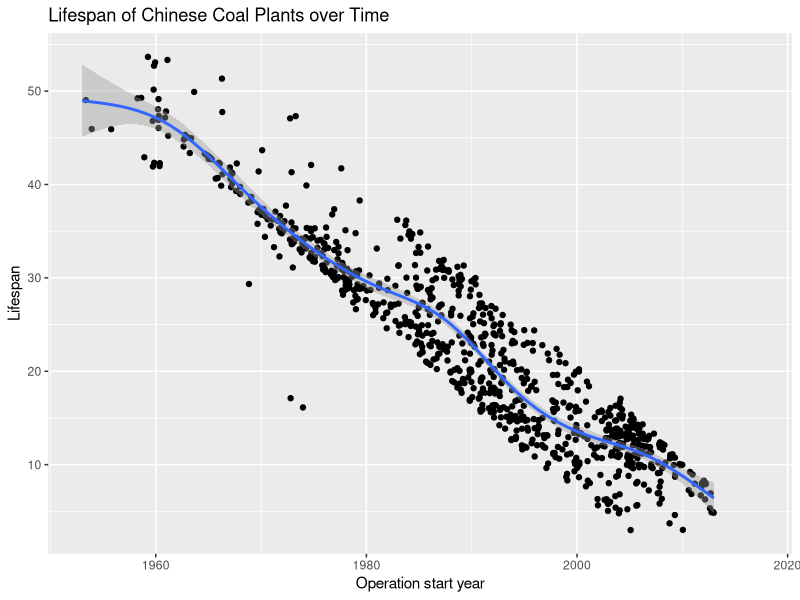
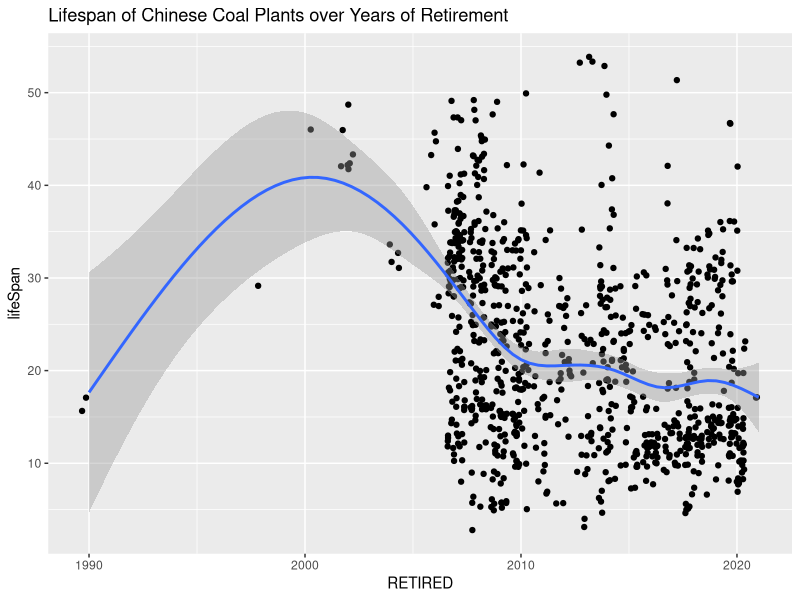
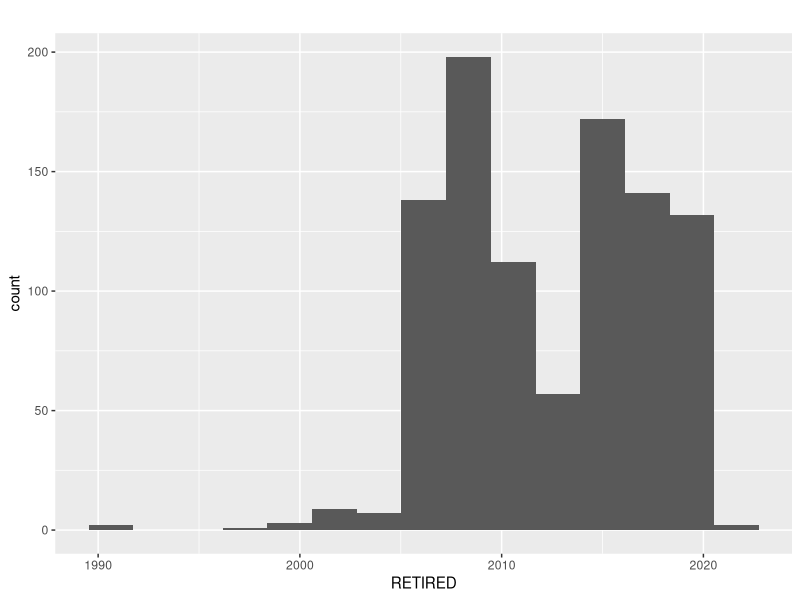
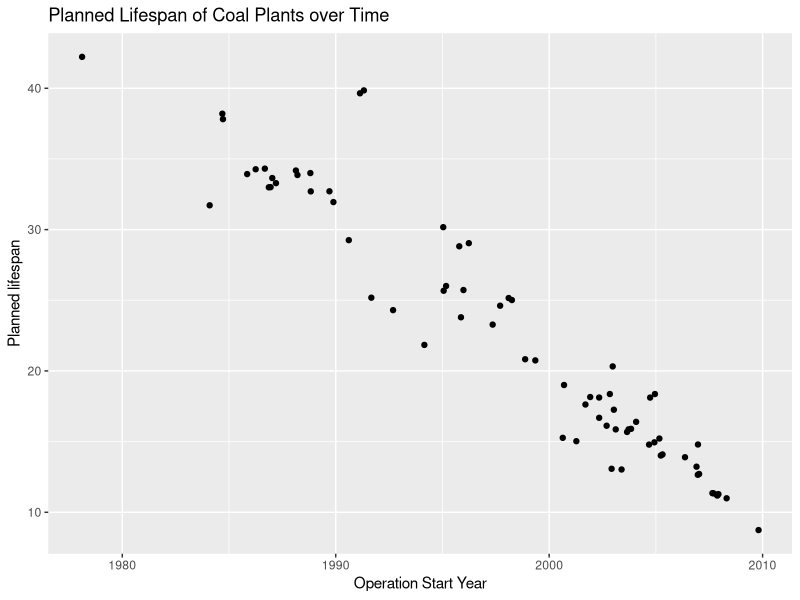
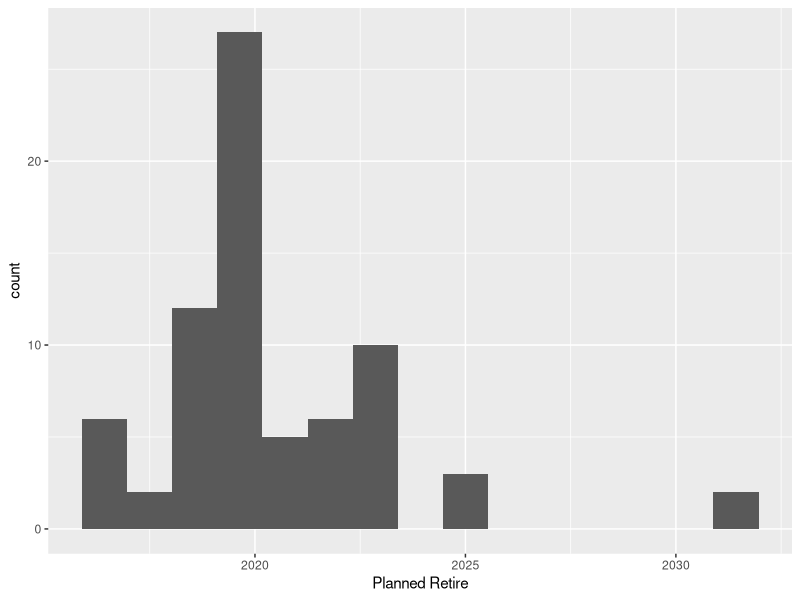
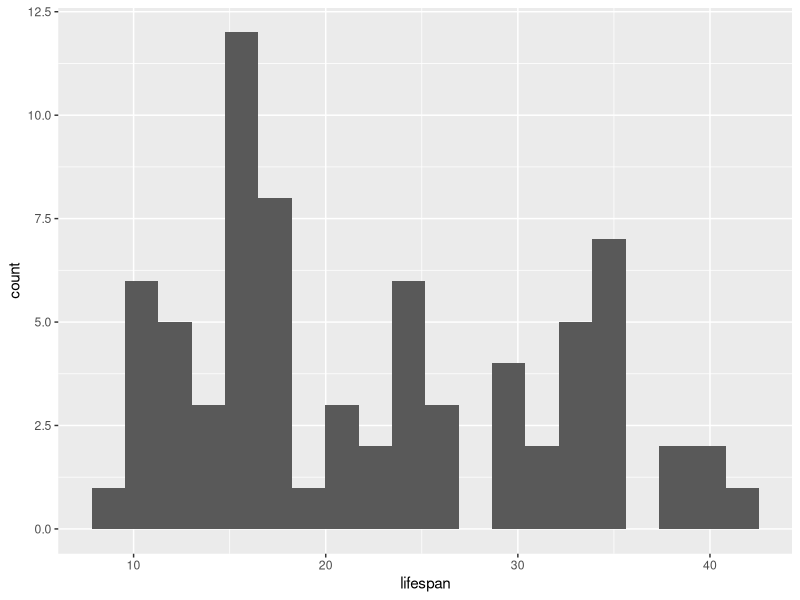

Here is the R script that generated these plots, in order: (Note: this script raises an error after producing the figures.)
library(tidyverse)

coal <- read_csv("./data/processed_data/china_coal.csv")
gas <- read_csv("./data/processed_data/china_gas.csv")

# ----------------- Exploratory analysis --------------------------------------------

# Check the trend in retirement year for coal
df_coal_retire_trend <- 
  coal %>% filter(Status == "retired")

df_coal_retire_trend <- 
  df_coal_retire_trend %>% mutate(lifeSpan = RETIRED - Year)

# mean lifespan: 22 years
avg_lifetime <- mean(df_coal_retire_trend$lifeSpan, na.rm=T) %>% floor()

# In retired plants, lifespan vs starting year
ggplot(df_coal_retire_trend, aes(y = lifeSpan, x = Year)) + 
  geom_point(position = "jitter") + 
  geom_smooth() + 
  labs(title = "Lifespan of Chinese Coal Plants over Time", 
       x = "Operation start year", 
       y = "Lifespan")

# linear model between lifespan and year
retire_model <- lm(lifeSpan ~ Year, df_coal_retire_trend)



# lifespan vs year of retirement: very little predictive power.
ggplot(df_coal_retire_trend, aes(y = lifeSpan, x = RETIRED)) + 
  geom_point(position = "jitter") + 
  geom_smooth() + 
  labs(title = "Lifespan of Chinese Coal Plants over Years of Retirement")

# Maybe this is because all the plants are retiring at the same time?
# Well... not exactly.
# there has been a sharp increase in retirement since 2005. 
df_coal_retire_trend %>% 
ggplot(aes(x = RETIRED)) + 
  geom_histogram(bins=15) + 
  labs(title = "")

# Now, let's look at operating plants: what is the relationship between the 
# starting year and planned retirement year?
df_operating_coal <- coal %>% filter(Status == "operating")

df_coal_planned_retire_trend <- coal %>% filter(Status == "operating" & 
                                             !is.na(Year) & 
                                             !is.na(`Planned Retire`))

df_coal_planned_retire_trend <- 
  df_coal_planned_retire_trend %>% mutate(lifespan = `Planned Retire` - `Year`)

df_coal_planned_retire_trend %>% 
  ggplot(aes(x = Year, y = lifespan)) + 
  geom_point(position="jitter") + 
  labs(y = "Planned lifespan", x = "Operation Start Year", 
       title = "Planned Lifespan of Coal Plants over Time")
  
df_coal_planned_retire_trend %>% 
ggplot(aes(x = `Planned Retire`)) + 
  geom_histogram(bins=15)

df_coal_planned_retire_trend %>% 
ggplot(aes(x = `lifespan`)) + 
 geom_histogram(bins=20)


# ------------------------- Coal ----------------------------------------------------

calc_coal_cum_cap <- function(PLANNED_LIFETIME, CONSTRUCTION_TIME){
  
  #' @param PLANNED_LIFETIME: default lifetime of a coal fired power plant
  #' @param CONSTRUCTION_TIME: default time spends on constructing a coal fired power plant
  #' @return 
  
  df_coal_retire_trend <- 
    coal %>% filter(Status == "retired")
  
  df_coal_retire_trend <- 
    df_coal_retire_trend %>% mutate(lifeSpan = RETIRED - Year)
  
  avg_lifetime <- mean(df_coal_retire_trend$lifeSpan, na.rm=T) %>% floor()
  
  # 1. Filter out cancelled, shelved, pre-permit, mothballed, and announced coal plants 
  coal_vintage <- coal %>% 
    filter(!Status %in% c("cancelled", "shelved",  "pre-permit", "mothballed", "announced")) %>% 
    filter(!(Status == "operating" & is.na(Year) & is.na(`Planned Retire`)))
  
  # Initialize list of years that acts like a dictionary. Store (year, change in capacity) pair
  list_name = (coal_vintage$Year %>% min(na.rm=T)):2080 %>% as.character()
  year_ls <- vector("list", length = length(list_name))
  names(year_ls) <- list_name
  for (i in seq_along(year_ls)){
    year_ls[[i]] <- 0
  }
  
  # change this to set default planned lifetime and construction for coal plants
  this_year <- Sys.Date() %>% str_sub(1,4) %>% as.numeric()
  trouble_maker <- vector("numeric", 0)
  # run the main loop that calculate change in capacity for each year
  for(i in 1:nrow(coal_vintage)){
    curr_row = coal_vintage %>% slice(i)
    curr_status <- curr_row$Status
    curr_retire_yr <- curr_row$RETIRED
    curr_start_yr <- curr_row$Year
    curr_plan_retire_yr <- curr_row$`Planned Retire`
    curr_cap <- curr_row$`Capacity (MW)`
    
    # 1. Retired, with start and retirement year
    # add cap at start year and subtract at retire year
    if (curr_status == "retired" & !is.na(curr_start_yr) & !is.na(curr_retire_yr)){
      year_ls[[as.character(curr_start_yr)]] <- year_ls[[as.character(curr_start_yr)]] + curr_cap
      year_ls[[as.character(curr_retire_yr)]] <- year_ls[[as.character(curr_retire_yr)]] - curr_cap
      
    # 2. retired plants without start year but has retirement year 
    # assume average lifetime 22 years (average lifetime of retired plants in GEM)
    # add cap at calculated start year and subtract at retire year
    } else if (curr_status == "retired" & is.na(curr_start_yr) & !is.na(curr_retire_yr)){
      calc_start_yr <- curr_retire_yr - avg_lifetime
      year_ls[[as.character(calc_start_yr)]] <- year_ls[[as.character(calc_start_yr)]] + curr_cap
      year_ls[[as.character(curr_retire_yr)]] <- year_ls[[as.character(curr_retire_yr)]] - curr_cap
      
    # 3. retired plant with start year but not retirement year 
    # Use start year to predict lifetime
    # We can do this because strong relationship between lifetime and start year (r^2 > 0.8) 
    } else if (curr_status == "retired" & !is.na(curr_start_yr) & is.na(curr_retire_yr)){
      curr_frame <- data.frame(Year = curr_start_yr)
      calc_retire_yr <- predict(retire_model, curr_frame) %>% round() + curr_start_yr 
      calc_retire_yr <- calc_retire_yr %>% as.character()
      year_ls[[as.character(curr_start_yr)]] <- year_ls[[as.character(curr_start_yr)]] + curr_cap
      year_ls[[as.character(calc_retire_yr)]] <- year_ls[[as.character(calc_retire_yr)]] - curr_cap
      
    # 4. retired plant without start year nor retirement year
    } else if (curr_status == "retired" & is.na(curr_start_yr) & is.na(curr_retire_yr)){
      next
      
    # 5. Operating plants with start year and planned retirement year and planned retirement year > 2022
    # calculate normally
    } else if (curr_status == "operating" & !is.na(curr_start_yr) & 
               !is.na(curr_plan_retire_yr & curr_plan_retire_yr > 2022)){
      year_ls[[as.character(curr_start_yr)]] <-
        year_ls[[as.character(curr_start_yr)]] + curr_cap
      year_ls[[as.character(curr_plan_retire_yr)]] <- 
        year_ls[[as.character(curr_plan_retire_yr)]] - curr_cap
      
    # 6. operating plants with start year, planned retirement year, but planned retirement year < 2022
    # 7. Operating plants with start year but no planned retirement year 
    # 11. Permitted plants with start year 
    # GEM need to update their data 
    # disregard planned retirement year, use PLANNED_LIFETIME to calculate retirement year
    } else if ((curr_status == "operating" & !is.na(curr_start_yr) & 
               !is.na(curr_plan_retire_yr & curr_plan_retire_yr <= 2022)) | 
               (curr_status == "operating" & !is.na(curr_start_yr) & 
                is.na(curr_plan_retire_yr)) | 
               (curr_status == "permitted" & !is.na(curr_start_yr))){
      
      calc_planned_retire_yr <- curr_start_yr + PLANNED_LIFETIME
      
      year_ls[[as.character(curr_start_yr)]] <-
        year_ls[[as.character(curr_start_yr)]] + curr_cap
      year_ls[[as.character(calc_planned_retire_yr)]] <- 
        year_ls[[as.character(calc_planned_retire_yr)]] - curr_cap
      
    # 8. under construction with start year 
    # calculate planned retirement assuming PLANNED_LIFETIME
    } else if (curr_status == "construction" & !is.na(curr_start_yr)){
      calc_construct_planned_retire_yr <- curr_start_yr + PLANNED_LIFETIME 
      year_ls[[as.character(curr_start_yr)]] <-
        year_ls[[as.character(curr_start_yr)]] + curr_cap
      year_ls[[as.character(calc_construct_planned_retire_yr)]] <- 
        year_ls[[as.character(calc_construct_planned_retire_yr)]] - curr_cap
      
    # 9. Plant under construction without operation year 
    # assume CONSTRUCTION_TIME and PLANNED_LIFETIME
    } else if (curr_status == "construction" & is.na(curr_start_yr)){
      calc_construct_start_yr <- this_year + CONSTRUCTION_TIME 
      calc_construct_planned_retire_yr <- calc_construct_start_yr + PLANNED_LIFETIME 
      year_ls[[as.character(calc_construct_start_yr)]] <-
        year_ls[[as.character(calc_construct_start_yr)]] + curr_cap
      year_ls[[as.character(calc_construct_planned_retire_yr)]] <- 
        year_ls[[as.character(calc_construct_planned_retire_yr)]] - curr_cap
      
    # 10. permitted without curr_start_yr. 
    # Assume unif(5,10) years to kick start the construction 
    # assume CONSTRUCTION_TIME and PLANNED_LIFETIME
    } else if (curr_status == "permitted" & is.na(curr_start_yr)){
      pre_construction_year <- runif(1, 5, 10) %>% round()
      calc_construct_start_yr <- this_year + pre_construction_year + CONSTRUCTION_TIME
      calc_construct_planned_retire_yr <- calc_construct_start_yr + PLANNED_LIFETIME
      year_ls[[as.character(calc_construct_start_yr)]] <-
        year_ls[[as.character(calc_construct_start_yr)]] + curr_cap
      year_ls[[as.character(calc_construct_planned_retire_yr)]] <- 
        year_ls[[as.character(calc_construct_planned_retire_yr)]] - curr_cap   
      
    } else{
      trouble_maker <- append(trouble_maker, i)
    }
  }
  return(year_ls)
}

year_ls <- calc_coal_cum_cap(30, 5)
# construct a data frame of cumulative capacity
change_df <- year_ls %>% cumsum() %>% as.tibble() %>% 
  mutate(year = (min(coal_vintage$Year, na.rm=T)):2080) %>% 
  rename(cumCap = value)

ggplot(change_df, aes(y = cumCap / 1000, x = year)) + 
  geom_point() + 
  geom_line() + 
  xlim(2000, 2080) + 
  labs(y = "Coal Plants Cumulative Capacity (GW)") + 
  scale_y_continuous(breaks=seq(0,1200, 200))



